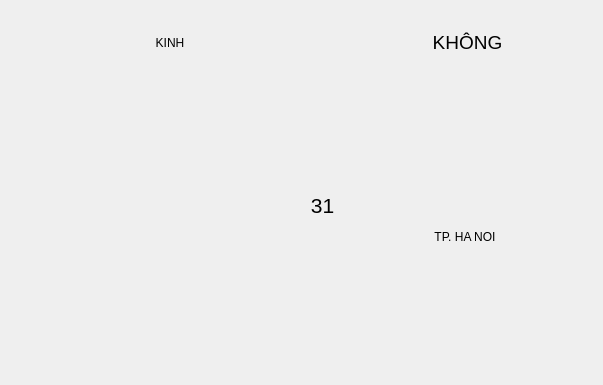
<?xml version="1.0" encoding="UTF-8"?>
<ui version="4.0">
 <class>wg_form</class>
 <widget class="QWidget" name="wg_form">
  <property name="geometry">
   <rect>
    <x>0</x>
    <y>0</y>
    <width>603</width>
    <height>385</height>
   </rect>
  </property>
  <property name="windowTitle">
   <string>Form</string>
  </property>
  <property name="styleSheet">
   <string notr="true">#wg_form{
	background-image: url(ui/form_id/matsaucmnd1.png);
}
QLabel{
background-image: None;
}</string>
  </property>
  <widget class="QLabel" name="lb_date">
   <property name="geometry">
    <rect>
     <x>300</x>
     <y>190</y>
     <width>45</width>
     <height>30</height>
    </rect>
   </property>
   <property name="font">
    <font>
     <pointsize>16</pointsize>
    </font>
   </property>
   <property name="text">
    <string>31</string>
   </property>
   <property name="alignment">
    <set>Qt::AlignCenter</set>
   </property>
  </widget>
  <widget class="QLabel" name="lb_mon">
   <property name="geometry">
    <rect>
     <x>400</x>
     <y>190</y>
     <width>45</width>
     <height>30</height>
    </rect>
   </property>
   <property name="text">
    <string/>
   </property>
   <property name="alignment">
    <set>Qt::AlignCenter</set>
   </property>
  </widget>
  <widget class="QLabel" name="lb_year">
   <property name="geometry">
    <rect>
     <x>495</x>
     <y>190</y>
     <width>65</width>
     <height>30</height>
    </rect>
   </property>
   <property name="text">
    <string/>
   </property>
   <property name="alignment">
    <set>Qt::AlignCenter</set>
   </property>
  </widget>
  <widget class="QLabel" name="lb_poi">
   <property name="geometry">
    <rect>
     <x>380</x>
     <y>222</y>
     <width>170</width>
     <height>30</height>
    </rect>
   </property>
   <property name="text">
    <string>TP. HA NOI</string>
   </property>
   <property name="alignment">
    <set>Qt::AlignCenter</set>
   </property>
  </widget>
  <widget class="QLabel" name="lb_nation">
   <property name="geometry">
    <rect>
     <x>110</x>
     <y>30</y>
     <width>120</width>
     <height>25</height>
    </rect>
   </property>
   <property name="text">
    <string>KINH</string>
   </property>
   <property name="alignment">
    <set>Qt::AlignCenter</set>
   </property>
  </widget>
  <widget class="QLabel" name="lb_religion">
   <property name="geometry">
    <rect>
     <x>400</x>
     <y>30</y>
     <width>135</width>
     <height>25</height>
    </rect>
   </property>
   <property name="font">
    <font>
     <pointsize>14</pointsize>
    </font>
   </property>
   <property name="text">
    <string>KHÔNG</string>
   </property>
   <property name="alignment">
    <set>Qt::AlignCenter</set>
   </property>
  </widget>
 </widget>
 <resources/>
 <connections/>
</ui>
